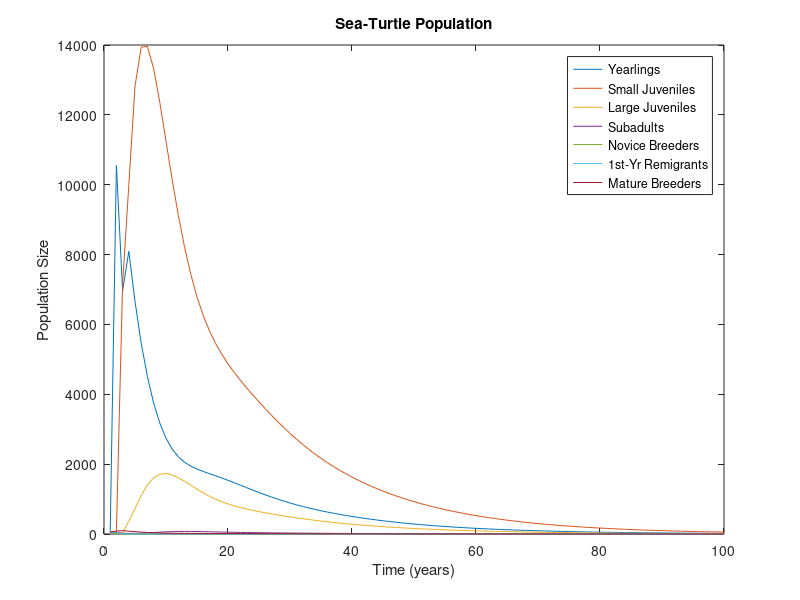

MATLAB code to generate this figure:
% Growth Matrix

A=[0 0 0 0 127 4 80;
    0.6747 0.7370 0 0 0 0 0;
    0 0.0486 0.6610 0 0 0 0;
    0 0 0.0147 0.6907 0 0 0;
    0 0 0 0.0518 0 0 0;
    0 0 0 0 0.8091 0 0;
    0 0 0 0 0 0.8091 0.8089];

for a = 1:10
    for b = 1:10
        hospMat{a,b}= zeros(7,4);
    end
end

hospMat{1,1} = [0 0 0 0];
n = zeros(7,10,10,100);
for i =1:10
    for xi =1:10
spatMat{i,xi} = A;
    end
end
% Setting Up Model   
T=100;  
%n=zeros(7,T);
%n(stage,x,y,t)
n(1,1,1,1)=50;
n(2,1,1,1)=50;
n(3,1,1,1)=50;
n(4,1,1,1)=50;
n(5,1,1,1)=50;
n(6,1,1,1)=50;
n(7,1,1,1)=50;

for t=2:T
   % eval leslie matrices
    for x_loc = 1:10
       for y_loc = 1:10
           A = spatMat{x_loc,y_loc};
           n(:,x_loc,y_loc,t)=A*n(:,x_loc,y_loc,t-1);
       end
    end
   % migrate to cells
   
end
this_cell = squeeze(n(:,1,1,:));



% Plotting
plot(1:T,this_cell);
xlabel('Time (years)');
ylabel('Population Size')
title('Sea-Turtle Population')
legend('Yearlings','Small Juveniles','Large Juveniles','Subadults','Novice Breeders','1st-Yr Remigrants','Mature Breeders')

%{
% Eigenvalues
lambda=eig(A)
[eigenvectors,lambda2]=eig(A)
x=eigenvectors(:,3)/sum(eigenvectors(:,3))
%}